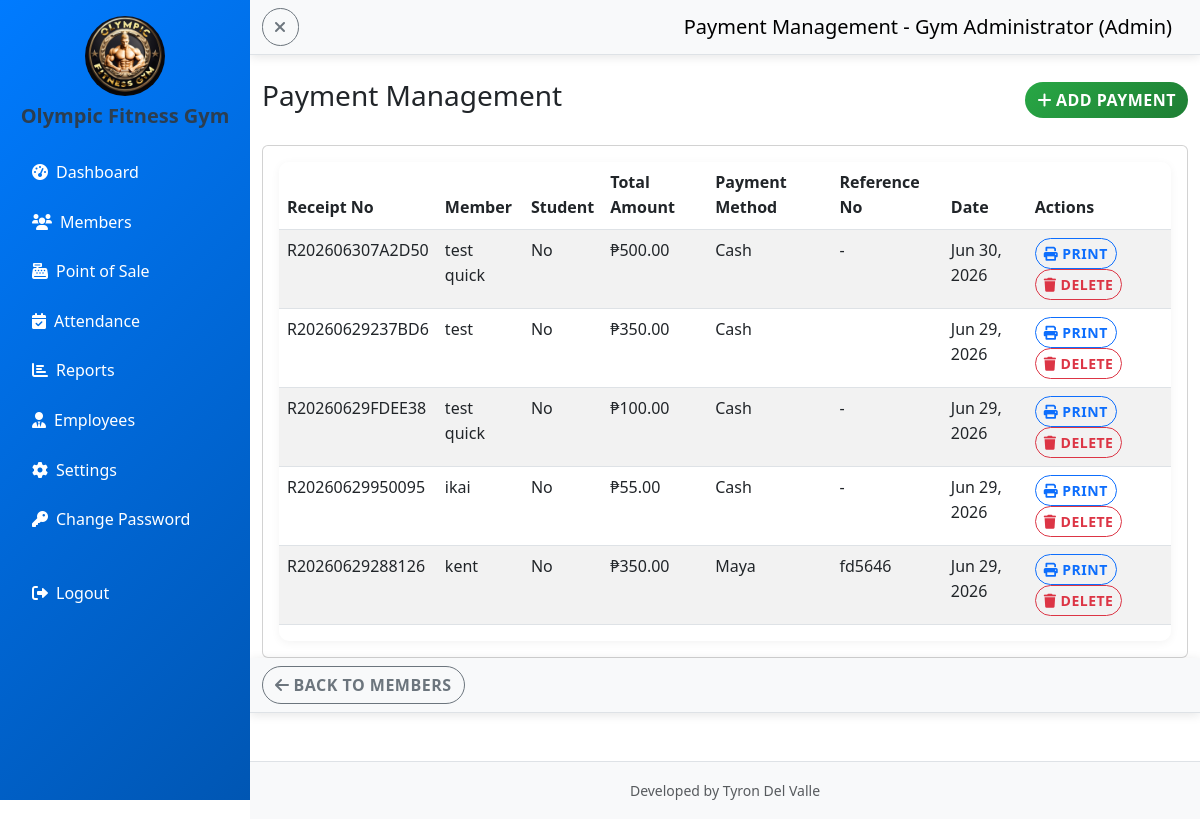
/admin/payments.php (signed in), run on the app's committed database.
### tables this page shows
CREATE TABLE `gym_settings` (
  `id` int(11) NOT NULL AUTO_INCREMENT,
  `gym_name` varchar(255) NOT NULL DEFAULT 'Gym Management System',
  `logo_path` varchar(255) NOT NULL DEFAULT 'gym logo.jpg',
  `background_path` varchar(255) NOT NULL DEFAULT 'gym background.jpg',
  `updated_at` timestamp NOT NULL DEFAULT current_timestamp() ON UPDATE current_timestamp(),
  `sidebar_theme` varchar(50) NOT NULL DEFAULT 'primary',
  `student_discount_enabled` tinyint(1) DEFAULT 1,
  `per_session_fee` decimal(10,2) DEFAULT 50.00,
  `half_month_fee` decimal(10,2) DEFAULT 300.00,
  `one_month_fee` decimal(10,2) DEFAULT 500.00,
  `two_months_fee` decimal(10,2) DEFAULT 900.00,
  `three_months_fee` decimal(10,2) DEFAULT 1300.00,
  `four_months_fee` decimal(10,2) DEFAULT 1700.00,
  `five_months_fee` decimal(10,2) DEFAULT 2100.00,
  `six_months_fee` decimal(10,2) DEFAULT 2500.00,
  `seven_months_fee` decimal(10,2) DEFAULT 2900.00,
  `eight_months_fee` decimal(10,2) DEFAULT 3300.00,
  `nine_months_fee` decimal(10,2) DEFAULT 3700.00,
  `ten_months_fee` decimal(10,2) DEFAULT 4100.00,
  `eleven_months_fee` decimal(10,2) DEFAULT 4500.00,
  `one_year_fee` decimal(10,2) DEFAULT 5000.00,
  `two_years_fee` decimal(10,2) DEFAULT 9000.00,
  `three_years_fee` decimal(10,2) DEFAULT 13000.00,
  PRIMARY KEY (`id`)
);

CREATE TABLE `payments` (
  `id` int(11) NOT NULL AUTO_INCREMENT,
  `member_id` int(11) NOT NULL,
  `amount` decimal(10,2) NOT NULL,
  `receipt_no` varchar(50) NOT NULL,
  `payment_method` varchar(50) DEFAULT NULL,
  `payment_date` datetime DEFAULT current_timestamp(),
  `notes` text DEFAULT NULL,
  `is_student_discount` tinyint(1) DEFAULT 0,
  `student_id` varchar(50) DEFAULT NULL,
  `discount_amount` decimal(10,2) DEFAULT 0.00,
  `reference_no` varchar(100) DEFAULT NULL,
  `created_by` int(11) DEFAULT NULL,
  PRIMARY KEY (`id`),
  UNIQUE KEY `receipt_no` (`receipt_no`),
  KEY `member_id` (`member_id`),
  KEY `fk_payments_created_by` (`created_by`),
  CONSTRAINT `fk_payments_created_by` FOREIGN KEY (`created_by`) REFERENCES `users` (`id`),
  CONSTRAINT `payments_ibfk_1` FOREIGN KEY (`member_id`) REFERENCES `members` (`id`) ON DELETE CASCADE
);

CREATE TABLE `members` (
  `id` int(11) NOT NULL AUTO_INCREMENT,
  `member_code` varchar(50) DEFAULT NULL,
  `fullname` varchar(100) NOT NULL,
  `email` varchar(100) DEFAULT NULL,
  `phone` varchar(20) DEFAULT NULL,
  `address` text DEFAULT NULL,
  `plan` varchar(50) DEFAULT NULL,
  `start_date` date DEFAULT NULL,
  `end_date` date DEFAULT NULL,
  `status` enum('ACTIVE','EXPIRED','SUSPENDED') DEFAULT 'ACTIVE',
  `is_student` tinyint(1) DEFAULT 0,
  `student_id` varchar(50) DEFAULT NULL,
  `created_at` timestamp NOT NULL DEFAULT current_timestamp(),
  `created_by` int(11) DEFAULT NULL,
  `qr_code` varchar(255) DEFAULT NULL,
  `qr_token` varchar(64) DEFAULT NULL,
  PRIMARY KEY (`id`),
  UNIQUE KEY `member_code` (`member_code`),
  UNIQUE KEY `qr_token` (`qr_token`),
  KEY `fk_members_created_by` (`created_by`),
  CONSTRAINT `fk_members_created_by` FOREIGN KEY (`created_by`) REFERENCES `users` (`id`)
);

### admin/payments.php (the view, shortened to what this page needs)
    <?php
include "../config/db.php";
$user = $_SESSION['user'];
$settings = $conn->query("SELECT * FROM gym_settings WHERE id = 1")->fetch_assoc();
$student_discount_enabled = isset($settings['student_discount_enabled']) ? $settings['student_discount_enabled'] : true;
$payments = $conn->query("SELECT p.*, m.fullname, m.is_student, u.fullname as created_by_name FROM payments p JOIN members m ON p.member_id = m.id LEFT JOIN users u ON p.created_by = u.id ORDER BY p.payment_date DESC");
?>
<!DOCTYPE html>
<html lang="en">
<head>
    <link href="https://cdn.jsdelivr.net/npm/bootstrap@5.3.0/dist/css/bootstrap.min.css" rel="stylesheet">
    <link href="https://cdnjs.cloudflare.com/ajax/libs/font-awesome/6.0.0/css/all.min.css" rel="stylesheet">
    <link href="../assets/style.css" rel="stylesheet">
</head>
<body>
    <div class="d-flex">
        <nav id="sidebar" class="bg-<?php echo htmlspecialchars($settings['sidebar_theme']); ?> <?php echo ($settings['sidebar_theme'] == 'light') ? 'text-dark' : 'text-white'; ?> vh-100" style="width: 250px;">
            <div class="p-3">
                <div class="text-center mb-4">
                    <img src="../<?php echo htmlspecialchars($settings['logo_path']); ?>" alt="Gym Logo" class="rounded-circle mb-2" style="width: 80px; height: 80px;">
                    <h5 class="fw-bold"><?php echo htmlspecialchars($settings['gym_name']); ?></h5>
                </div>
                <ul class="nav flex-column">
                    <li class="nav-item mb-2">
                        <a class="nav-link <?php echo ($settings['sidebar_theme'] == 'light') ? 'text-dark' : 'text-white'; ?>" href="dashboard.php">
                            <i class="fas fa-tachometer-alt me-2"></i>Dashboard
                        </a>
                    </li>
                    <li class="nav-item mb-2">
                        <a class="nav-link <?php echo ($settings['sidebar_theme'] == 'light') ? 'text-dark' : 'text-white'; ?>" href="members.php">
                            <i class="fas fa-users me-2"></i>Members
                        </a>
                    </li>
                    <li class="nav-item mb-2">
                        <a class="nav-link <?php echo ($settings['sidebar_theme'] == 'light') ? 'text-dark' : 'text-white'; ?>" href="pos.php">
                            <i class="fas fa-cash-register me-2"></i>Point of Sale
                        </a>
                    </li>
                    <li class="nav-item mb-2">
                        <a class="nav-link <?php echo ($settings['sidebar_theme'] == 'light') ? 'text-dark' : 'text-white'; ?>" href="attendance.php">
                            <i class="fas fa-calendar-check me-2"></i>Attendance
                        </a>
                    </li>
                    <li class="nav-item mb-2">
                        <a class="nav-link <?php echo ($settings['sidebar_theme'] == 'light') ? 'text-dark' : 'text-white'; ?>" href="reports.php">
                            <i class="fas fa-chart-bar me-2"></i>Reports
                        </a>
                    </li>
                    <li class="nav-item mb-2">
                        <a class="nav-link <?php echo ($settings['sidebar_theme'] == 'light') ? 'text-dark' : 'text-white'; ?>" href="employees.php">
                            <i class="fas fa-user-tie me-2"></i>Employees
                        </a>
                    </li>
                    <li class="nav-item mb-2">
                        <a class="nav-link <?php echo ($settings['sidebar_theme'] == 'light') ? 'text-dark' : 'text-white'; ?> active" href="settings.php">
                            <i class="fas fa-cog me-2"></i>Settings
                        </a>
                    </li>
                      <li class="nav-item mb-2">
                        <a class="nav-link <?php echo ($settings['sidebar_theme'] == 'light') ? 'text-dark' : 'text-white'; ?>" href="../change_password.php">
                            <i class="fas fa-key me-2"></i>Change Password
                        </a>
                    </li>
                    <li class="nav-item mt-4">
                        <a class="nav-link <?php echo ($settings['sidebar_theme'] == 'light') ? 'text-dark' : 'text-white'; ?>" href="../logout.php">
                            <i class="fas fa-sign-out-alt me-2"></i>Logout
                        </a>
                    </li>
                </ul>
            </div>
        </nav>
        <div class="flex-grow-1">
            <nav class="navbar navbar-light bg-light border-bottom">
                <div class="container-fluid">
                    <button class="btn btn-outline-secondary me-3" id="sidebarToggle">
                        <i class="fas fa-bars"></i>
                    </button>
                    <span class="navbar-brand mb-0 h1">Payment Management - <?php echo htmlspecialchars($user['fullname']); ?> (Admin)</span>
                </div>
            </nav>
            <div class="container-fluid mt-4">
        <div class="row">
            <div class="col-12">
                <div class="d-flex justify-content-between align-items-center mb-4">
                    <h1 class="h3">Payment Management</h1>
                    <button class="btn btn-success" data-bs-toggle="modal" data-bs-target="#addPaymentModal">
                        <i class="fas fa-plus me-1"></i>Add Payment
                    </button>
                </div>
                <div class="card">
                    <div class="card-body">
                        <div class="table-responsive">
                            <table class="table table-striped">
                                <thead>
                                    <tr>
                                        <th>Receipt No</th>
                                        <th>Member</th>
                                        <?php if ($student_discount_enabled): ?>
                                        <th>Student</th>
                                        <?php endif; ?>
                                        <th>Total Amount</th>
                                        <th>Payment Method</th>
                                        <th>Reference No</th>
                                        <th>Date</th>
                                        <th>Actions</th>
                                    </tr>
                                </thead>
                                <tbody>
                                    <?php while ($payment = $payments->fetch_assoc()): ?>
                                    <tr>
                                        <td><?php echo htmlspecialchars($payment['receipt_no']); ?></td>
                                        <td><?php echo htmlspecialchars($payment['fullname']); ?></td>
                                        <?php if ($student_discount_enabled): ?>
                                        <td><?php if ($payment['is_student']): ?><span class="badge bg-info">Student</span><?php else: ?>No<?php endif; ?></td>
                                        <?php endif; ?>
                                        <td>₱<?php echo number_format($payment['amount'] - $payment['discount_amount'], 2); ?></td>
                                        <td><?php echo htmlspecialchars($payment['payment_method'] ?? 'Cash'); ?></td>
                                        <td><?php echo htmlspecialchars($payment['reference_no'] ?? '-'); ?></td>
                                        <td><?php echo date('M j, Y', strtotime($payment['payment_date'])); ?></td>
                                        <td>
                                            <a href="print_receipt.php?id=<?php echo $payment['id']; ?>" class="btn btn-sm btn-outline-primary" target="_blank">
                                                <i class="fas fa-print"></i> Print
                                            </a>
                                            <button class="btn btn-sm btn-outline-danger" onclick="deletePayment(<?php echo $payment['id']; ?>)">
                                                <i class="fas fa-trash"></i> Delete
                                            </button>
                                        </td>
                                    </tr>
                                    <?php endwhile; ?>
                                </tbody>
                            </table>
                        </div>
                    </div>
                </div>
            </div>
        </div>
    </div>
      <nav class="navbar navbar-light bg-light border-bottom">
                <div class="container-fluid">
                    <a href="members.php" class="btn btn-outline-secondary me-3">
                        <i class ="fas fa-arrow-left me-1"></i>Back to Members
                    </a>
            </nav>
    <footer class="bg-light text-center text-muted py-3 mt-5 border-top">
        <div class="container">
            <small>Developed by Tyron Del Valle</small>
        </div>
    </footer>
</body>
</html>

### assets/style.css (style rules this page uses)
.btn { transition: all 0.3s ease; border-radius: 25px; font-weight: 600; text-transform: uppercase; letter-spacing: 0.5px; position: relative; overflow: hidden; }
.btn::before { content: ''; position: absolute; top: 0; left: -100%; width: 100%; height: 100%; background: linear-gradient(90deg, transparent, rgba(255, 255, 255, 0.2), transparent); transition: left 0.5s; }
.btn-success { background: linear-gradient(135deg, #28a745, #1e7e34); border: none; }
.bg-primary { background: linear-gradient(135deg, #007bff, #0056b3) !important; }
body { animation: pageLoad 0.5s ease-out; }
.navbar { box-shadow: 0 2px 10px rgba(0, 0, 0, 0.1); }
body { font-family: 'Segoe UI', Tahoma, Geneva, Verdana, sans-serif; line-height: 1.6; }
h1, h2, h3, h4, h5, h6 { font-weight: 700; color: #2c3e50; }
.table-responsive { border-radius: 10px; overflow: hidden; box-shadow: 0 2px 10px rgba(0, 0, 0, 0.05); }
#sidebar { position: fixed; top: 0; left: 0; height: 100vh; width: 250px !important; transition: width 0.3s ease, transform 0.3s ease; z-index: 100; }
.flex-grow-1 { margin-left: 250px; transition: margin-left 0.3s ease; }

### data on the page
gym_settings: logo_path (picture), gym_name "Olympic Fitness Gym"
payments: receipt_no "R202606307A2D50", member.fullname "test quick", $payment['amount']-$payment['discount_amount'] "500.00", payment_method "Cash", reference_no "-", payment_date "Jun 30, 2026"
payments: receipt_no "R20260629237BD6", member.fullname "test", $payment['amount']-$payment['discount_amount'] "350.00", payment_method "Cash", payment_date "Jun 29, 2026"
payments: receipt_no "R20260629FDEE38", member.fullname "test quick", $payment['amount']-$payment['discount_amount'] "100.00", payment_method "Cash", reference_no "-", payment_date "Jun 29, 2026"
payments: receipt_no "R20260629950095", member.fullname "ikai", $payment['amount']-$payment['discount_amount'] "55.00", payment_method "Cash", reference_no "-", payment_date "Jun 29, 2026"
payments: receipt_no "R20260629288126", member.fullname "kent", $payment['amount']-$payment['discount_amount'] "350.00", payment_method "Maya", reference_no "fd5646", payment_date "Jun 29, 2026"

### other printed values
$user['fullname'] "Gym Administrator"
